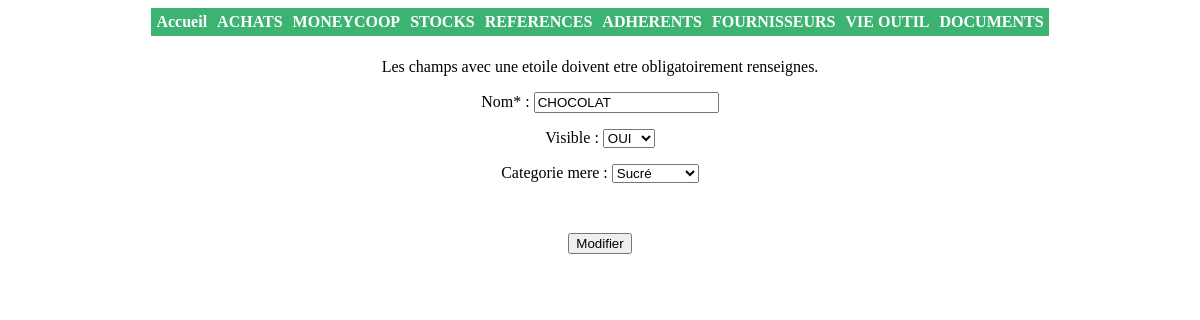
Page /inde_2modifCategorie.php?idCategorie=15 on the committed database.
### tables this page shows
CREATE TABLE IF NOT EXISTS `_inde_CATEGORIES` (
  `ID_CATEGORIE` smallint(6) NOT NULL auto_increment,
  `NOM` varchar(32) NOT NULL,
  `ID_CAT_SUP` smallint(6) default NULL,
  `SOUS_CATEGORIES` tinyint(4) NOT NULL default '0',
  `VISIBLE` tinyint(4) NOT NULL default '1',
  PRIMARY KEY  (`ID_CATEGORIE`)
);

### inde_fonctionsCAT.php (called while the page is built, shortened)
<?php
	function SelectionListeCategoriesMeres()
	{
		$connexion = ConnexionBDD_CAT();
		$result = mysql_query("SELECT ID_CATEGORIE, NOM FROM _inde_CATEGORIES WHERE ID_CAT_SUP is NULL ORDER BY NOM");
		while ( $row = mysql_fetch_array($result))
		{
			$listeCategories[$row[ID_CATEGORIE]] = $row[NOM];
		}
		return $listeCategories;
	}
	function SelectionDonneesCategorie($idCategorie)
	{
		$connexion = ConnexionBDD_CAT();
		$result = mysql_query("SELECT NOM, ID_CAT_SUP, SOUS_CATEGORIES, VISIBLE FROM _inde_CATEGORIES WHERE ID_CATEGORIE = '$idCategorie'");
		while ( $row = mysql_fetch_array($result))
		{
			$donnees['NOM'] = $row[0];
			$donnees['ID_CAT_SUP'] = $row[1];
			$donnees['SOUS_CATEGORIES'] = $row[2];
			$donnees['VISIBLE'] = $row[3];
		}
		return $donnees;
	}
?>

### inde_2modifCategorie.php (the view, shortened to what this page needs)
<!DOCTYPE html>
<html>
    <head>
		<link rel="stylesheet" href="inde_1modifCategorie.css" />
    </head>
	<?php
	require("inde_fonctionsCAT.php");
	$idCategorie= $_GET[idCategorie];
	$donneesCategorie = SelectionDonneesCategorie($idCategorie);
	?>
	<div class="menu">
		<?php include 'inde_menu.php'; ?>
	</div>
	<body>
		<div style="text-align:center">
			Les champs avec une etoile doivent etre obligatoirement renseignes.
			<div>
				<form id="formulaire" method="post" action="inde_enregistrerModifCategorie.php">
					<div id= "table">
						<p class = "ligne">
							<label class = "col1" for="nom">Nom* : </label>
							<input type= "text" class= "col2" name="nom" id="nom" value="<?php echo $donneesCategorie['NOM']; ?>" autofocus required />
						</p>
						<p class = "ligne">
							<label class = "col1" for="visible">Visible :</label>
							<select class= "col2" name="visible" id="visible" >
								<?php
								if($donneesCategorie['VISIBLE'] == '0')
								{
									?>
									<option value="0" selected="selected">NON</option>
									<option value="1">OUI</option>
									<?php
								}
								else
								{
									?>
									<option value="1" selected="selected">OUI</option>
									<?php
								}
								?>
							</select>
						</p>
						<?php
						if($donneesCategorie['ID_CAT_SUP'] != NULL)
						{
							?>
							<p class = "ligne">
								<label class = "col1" for="catMere">Categorie mere :</label>
								<select class= "col2" name="catMere" id="catMere" >
									<?php
									$listeCatMeres = SelectionListeCategoriesMeres();
									foreach($listeCatMeres as $cle => $element)
									{
										if($cle == $donneesCategorie['ID_CAT_SUP'])
										{
											?>
											<option value="<?php echo $cle; ?>" selected="selected"><?php echo $element; ?></option>
											<?php
										}
										else
										{
											?>
											<option value="<?php echo $cle; ?>"><?php echo $element; ?></option>
											<?php
										}
									}
									?>
								</select>
							</p>
							<?php
						}
						else
						{
						?>
							<input type="hidden" name="catMere" value="0" />
						<?php
						}
						?>
					</div>
					<br />
					<div id="bouton">
						<p>
							<input type="submit" value="Modifier" name="modifierCategorie">
						</p>
					</div>
				</form>
			</div>
		</div>
	</body>
</html>

### rows in the picture
_inde_categories: nom "CHOCOLAT", visible "OUI", catMere "Sucré"
